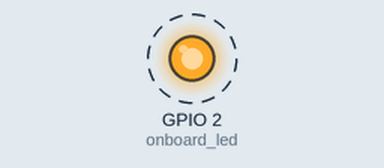
This program was run on a simulated ESP32 board running MicroPython. Shown: output pins drawn as LEDs (lit = HIGH). Dashed ring = blinking.

Above: at 0.12 s.
Timing chart, 0 to 3.0 s (numbered marks = the images above):
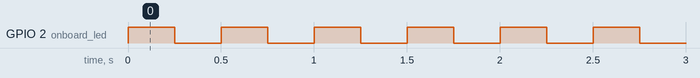

Measured:
- by itself, GPIO 2 (onboard_led): alternates HIGH for 0.25 s and LOW for 0.25 s

The program:

blink.py
```python
from machine import Pin
import time

onboard_led = Pin(2, Pin.OUT)

blinks_per_sec = 4
blink_time = 1.0 / blinks_per_sec

while (True):
    onboard_led.on()
    time.sleep(blink_time)
    onboard_led.off()
    time.sleep(blink_time)
```
